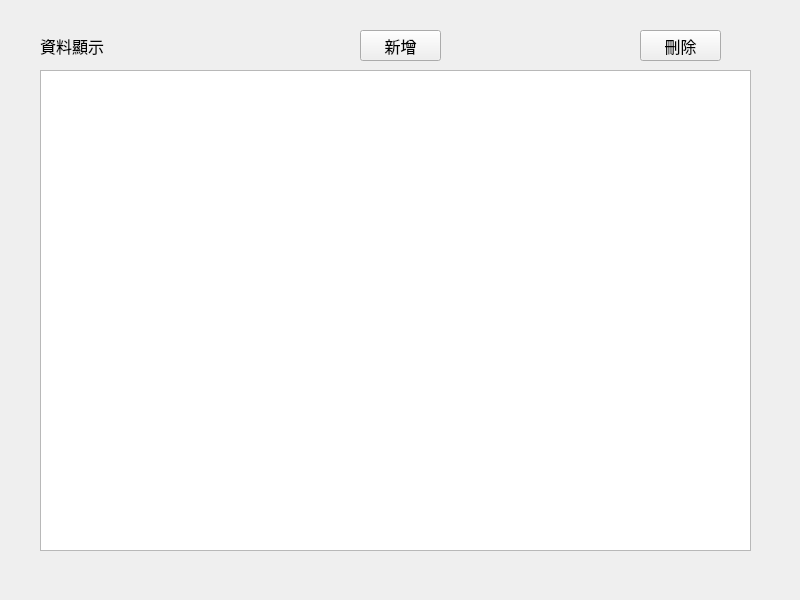
<?xml version="1.0" encoding="UTF-8"?>
<ui version="4.0">
 <class>M_index</class>
 <widget class="QWidget" name="M_index">
  <property name="geometry">
   <rect>
    <x>0</x>
    <y>0</y>
    <width>800</width>
    <height>600</height>
   </rect>
  </property>
  <property name="font">
   <font>
    <family>AR PL UKai TW</family>
    <pointsize>12</pointsize>
   </font>
  </property>
  <property name="windowTitle">
   <string>Index</string>
  </property>
  <widget class="QLabel" name="label">
   <property name="geometry">
    <rect>
     <x>40</x>
     <y>30</y>
     <width>91</width>
     <height>31</height>
    </rect>
   </property>
   <property name="text">
    <string>資料顯示</string>
   </property>
  </widget>
  <widget class="QTableWidget" name="tableWidget">
   <property name="geometry">
    <rect>
     <x>40</x>
     <y>70</y>
     <width>711</width>
     <height>481</height>
    </rect>
   </property>
  </widget>
  <widget class="QPushButton" name="pushButton_delete">
   <property name="geometry">
    <rect>
     <x>640</x>
     <y>30</y>
     <width>81</width>
     <height>31</height>
    </rect>
   </property>
   <property name="text">
    <string>刪除</string>
   </property>
  </widget>
  <widget class="QPushButton" name="pushButton_append">
   <property name="geometry">
    <rect>
     <x>360</x>
     <y>30</y>
     <width>81</width>
     <height>31</height>
    </rect>
   </property>
   <property name="text">
    <string>新增</string>
   </property>
  </widget>
 </widget>
 <resources/>
 <connections/>
</ui>
